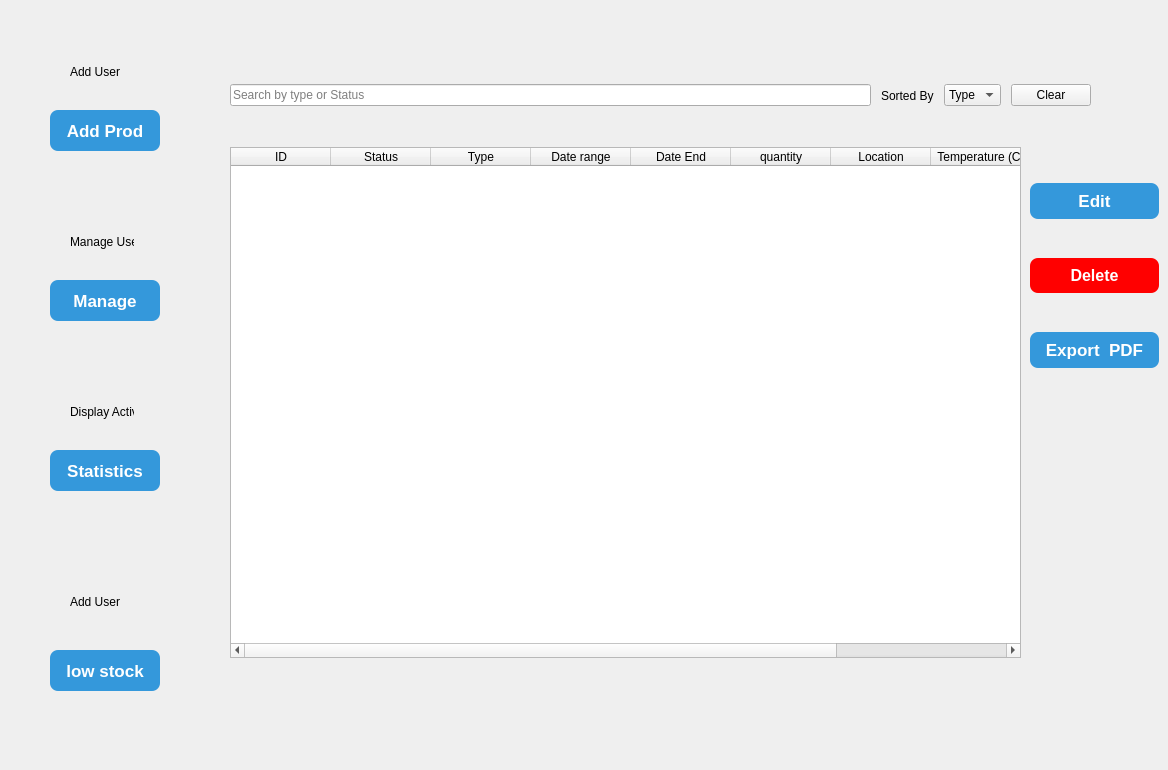
     <widget class="QWidget" name="user_page2_4">
      <widget class="QWidget" name="BackFrame_24" native="true">
       <property name="geometry">
        <rect>
         <x>0</x>
         <y>20</y>
         <width>201</width>
         <height>741</height>
        </rect>
       </property>
       <widget class="QPushButton" name="Display_26">
        <property name="geometry">
         <rect>
          <x>50</x>
          <y>430</y>
          <width>110</width>
          <height>41</height>
         </rect>
        </property>
        <property name="styleSheet">
         <string notr="true">QPushButton {
    background-color: #3498db;
    color: white;
    font-size: 17px;
    font-weight: bold;
    border: none;
    border-radius: 8px;
    padding: 8px 16px;
}
QPushButton:hover {
    background: qlineargradient(x1:0, y1:0, x2:0, y2:1,
                                stop:0 #38bdf8, stop:1 #0ea5e9);
}

QPushButton:pressed {
    background: qlineargradient(x1:0, y1:0, x2:0, y2:1,
                                stop:0 #0369a1, stop:1 #075985);
}
</string>
        </property>
        <property name="text">
         <string>Statistics</string>
        </property>
       </widget>
       <widget class="QLabel" name="disProd1">
        <property name="geometry">
         <rect>
          <x>70</x>
          <y>360</y>
          <width>64</width>
          <height>64</height>
         </rect>
        </property>
        <property name="styleSheet">
         <string notr="true">ui-&gt;adduser-&gt;setFixedSize(32, 32);</string>
        </property>
        <property name="text">
         <string>Display Activity </string>
        </property>
       </widget>
       <widget class="QPushButton" name="Manage_26">
        <property name="geometry">
         <rect>
          <x>50</x>
          <y>260</y>
          <width>110</width>
          <height>41</height>
         </rect>
        </property>
        <property name="styleSheet">
         <string notr="true">QPushButton {
    background-color: #3498db;
    color: white;
    font-size: 17px;
    font-weight: bold;
    border: none;
    border-radius: 8px;
    padding: 8px 16px;
}
QPushButton:hover {
    background: qlineargradient(x1:0, y1:0, x2:0, y2:1,
                                stop:0 #38bdf8, stop:1 #0ea5e9);
}

QPushButton:pressed {
    background: qlineargradient(x1:0, y1:0, x2:0, y2:1,
                                stop:0 #0369a1, stop:1 #075985);
}
</string>
        </property>
        <property name="text">
         <string>Manage</string>
        </property>
       </widget>
       <widget class="QLabel" name="Manprod4">
        <property name="geometry">
         <rect>
          <x>70</x>
          <y>190</y>
          <width>64</width>
          <height>64</height>
         </rect>
        </property>
        <property name="styleSheet">
         <string notr="true">ui-&gt;adduser-&gt;setFixedSize(32, 32);</string>
        </property>
        <property name="text">
         <string>Manage User</string>
        </property>
       </widget>
       <widget class="QPushButton" name="add_user_26">
        <property name="geometry">
         <rect>
          <x>50</x>
          <y>90</y>
          <width>110</width>
          <height>41</height>
         </rect>
        </property>
        <property name="styleSheet">
         <string notr="true">QPushButton {
    background-color: #3498db;
    color: white;
    font-size: 17px;
    font-weight: bold;
    border: none;
    border-radius: 8px;
    padding: 8px 16px;
}
QPushButton:hover {
    background: qlineargradient(x1:0, y1:0, x2:0, y2:1,
                                stop:0 #38bdf8, stop:1 #0ea5e9);
}

QPushButton:pressed {
    background: qlineargradient(x1:0, y1:0, x2:0, y2:1,
                                stop:0 #0369a1, stop:1 #075985);
}
</string>
        </property>
        <property name="text">
         <string>Add Prod</string>
        </property>
       </widget>
       <widget class="QLabel" name="Prod3">
        <property name="geometry">
         <rect>
          <x>70</x>
          <y>20</y>
          <width>64</width>
          <height>64</height>
         </rect>
        </property>
        <property name="styleSheet">
         <string notr="true">ui-&gt;adduser-&gt;setFixedSize(32, 32);</string>
        </property>
        <property name="text">
         <string>Add User</string>
        </property>
       </widget>
       <widget class="QPushButton" name="forgetpwd_14">
        <property name="geometry">
         <rect>
          <x>50</x>
          <y>630</y>
          <width>110</width>
          <height>41</height>
         </rect>
        </property>
        <property name="styleSheet">
         <string notr="true">QPushButton {
    background-color: #3498db;
    color: white;
    font-size: 17px;
    font-weight: bold;
    border: none;
    border-radius: 8px;
    padding: 8px 16px;
}
QPushButton:hover {
    background: qlineargradient(x1:0, y1:0, x2:0, y2:1,
                                stop:0 #38bdf8, stop:1 #0ea5e9);
}

QPushButton:pressed {
    background: qlineargradient(x1:0, y1:0, x2:0, y2:1,
                                stop:0 #0369a1, stop:1 #075985);
}
</string>
        </property>
        <property name="text">
         <string>low stock</string>
        </property>
       </widget>
       <widget class="QLabel" name="Discounts4">
        <property name="geometry">
         <rect>
          <x>70</x>
          <y>550</y>
          <width>64</width>
          <height>64</height>
         </rect>
        </property>
        <property name="styleSheet">
         <string notr="true">ui-&gt;adduser-&gt;setFixedSize(32, 32);</string>
        </property>
        <property name="text">
         <string>Add User</string>
        </property>
       </widget>
      </widget>
      <widget class="QWidget" name="layoutWidget_20">
       <property name="geometry">
        <rect>
         <x>1030</x>
         <y>150</y>
         <width>129</width>
         <height>251</height>
        </rect>
       </property>
       <layout class="QVBoxLayout" name="verticalLayout_12">
        <item>
         <widget class="QPushButton" name="edit_company_6">
          <property name="styleSheet">
           <string notr="true">QPushButton {
    background-color: #3498db;
    color: white;
    font-size: 17px;
    font-weight: bold;
    border: none;
    border-radius: 8px;
    padding: 8px 16px;
}
QPushButton:hover {
    background: qlineargradient(x1:0, y1:0, x2:0, y2:1,
                                stop:0 #38bdf8, stop:1 #0ea5e9);
}

QPushButton:pressed {
    background: qlineargradient(x1:0, y1:0, x2:0, y2:1,
                                stop:0 #0369a1, stop:1 #075985);
}
</string>
          </property>
          <property name="text">
           <string>Edit</string>
          </property>
         </widget>
        </item>
        <item>
         <widget class="QPushButton" name="delete_company_6">
          <property name="styleSheet">
           <string notr="true">QPushButton {
    background-color: #FF0000;
    color: white;
    font-size: 16px;
    font-weight: bold;
    border: none;
    border-radius: 8px;
    padding: 8px 16px;
}


QPushButton:hover {
    background: qlineargradient(x1:0, y1:0, x2:0, y2:1,
                                stop:0 #f87171, stop:1 #ef4444);
}

</string>
          </property>
          <property name="text">
           <string>Delete</string>
          </property>
         </widget>
        </item>
        <item>
         <widget class="QPushButton" name="export_pdf_6">
          <property name="styleSheet">
           <string notr="true">QPushButton {
    background-color: #3498db;
    color: white;
    font-size: 17px;
    font-weight: bold;
    border: none;
    border-radius: 8px;
    padding: 8px 16px;
}
QPushButton:hover {
    background: qlineargradient(x1:0, y1:0, x2:0, y2:1,
                                stop:0 #38bdf8, stop:1 #0ea5e9);
}

QPushButton:pressed {
    background: qlineargradient(x1:0, y1:0, x2:0, y2:1,
                                stop:0 #0369a1, stop:1 #075985);
}
</string>
          </property>
          <property name="text">
           <string>Export  PDF</string>
          </property>
          <property name="flat">
           <bool>false</bool>
          </property>
         </widget>
        </item>
       </layout>
      </widget>
      <widget class="QWidget" name="layoutWidget_19">
       <property name="geometry">
        <rect>
         <x>230</x>
         <y>150</y>
         <width>781</width>
         <height>541</height>
        </rect>
       </property>
       <layout class="QVBoxLayout" name="verticalLayout_11">
        <item>
         <widget class="QLabel" name="labelResults_6">
          <property name="minimumSize">
           <size>
            <width>151</width>
            <height>20</height>
           </size>
          </property>
          <property name="lineWidth">
           <number>1</number>
          </property>
          <property name="text">
           <string>Showing 0 Products</string>
          </property>
         </widget>
        </item>
       </layout>
      </widget>
      <widget class="QWidget" name="layoutWidget_18">
       <property name="geometry">
        <rect>
         <x>230</x>
         <y>60</y>
         <width>861</width>
         <height>71</height>
        </rect>
       </property>
       <layout class="QHBoxLayout" name="horizontalLayout_12">
        <property name="spacing">
         <number>10</number>
        </property>
        <property name="sizeConstraint">
         <enum>QLayout::SizeConstraint::SetNoConstraint</enum>
        </property>
        <item>
         <widget class="QLineEdit" name="searchbar_6">
          <property name="enabled">
           <bool>true</bool>
          </property>
          <property name="text">
           <string/>
          </property>
          <property name="placeholderText">
           <string>Search by type or Status</string>
          </property>
         </widget>
        </item>
        <item>
         <widget class="QLabel" name="label_83">
          <property name="styleSheet">
           <string notr="true"/>
          </property>
          <property name="text">
           <string>Sorted By</string>
          </property>
         </widget>
        </item>
        <item>
         <widget class="QComboBox" name="comboBox_18">
          <item>
           <property name="text">
            <string>Type</string>
           </property>
          </item>
          <item>
           <property name="text">
            <string>id</string>
           </property>
          </item>
         </widget>
        </item>
        <item>
         <widget class="QPushButton" name="clear_6">
          <property name="text">
           <string>Clear</string>
          </property>
         </widget>
        </item>
       </layout>
      </widget>
      <widget class="QTableWidget" name="tableWidget_10">
       <property name="geometry">
        <rect>
         <x>230</x>
         <y>147</y>
         <width>791</width>
         <height>511</height>
        </rect>
       </property>
       <property name="minimumSize">
        <size>
         <width>0</width>
         <height>0</height>
        </size>
       </property>
       <column>
        <property name="text">
         <string>ID</string>
        </property>
       </column>
       <column>
        <property name="text">
         <string>Status</string>
        </property>
       </column>
       <column>
        <property name="text">
         <string>Type</string>
        </property>
       </column>
       <column>
        <property name="text">
         <string>Date range</string>
        </property>
       </column>
       <column>
        <property name="text">
         <string>Date End</string>
        </property>
       </column>
       <column>
        <property name="text">
         <string>quantity</string>
        </property>
       </column>
       <column>
        <property name="text">
         <string>Location</string>
        </property>
       </column>
       <column>
        <property name="text">
         <string>Temperature (C)</string>
        </property>
       </column>
       <column>
        <property name="text">
         <string>Price</string>
        </property>
       </column>
      </widget>
     </widget>
